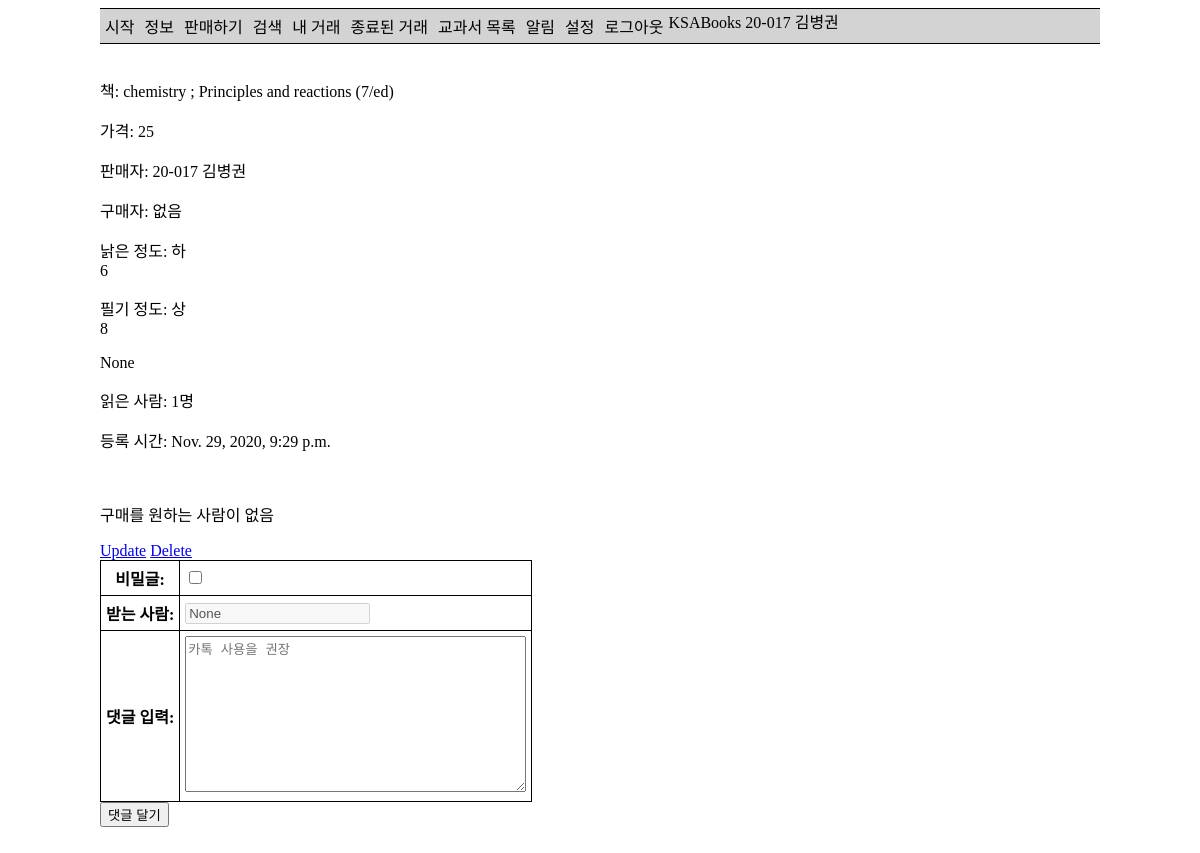
Page /offer/24 (signed in) on the earlier database version.
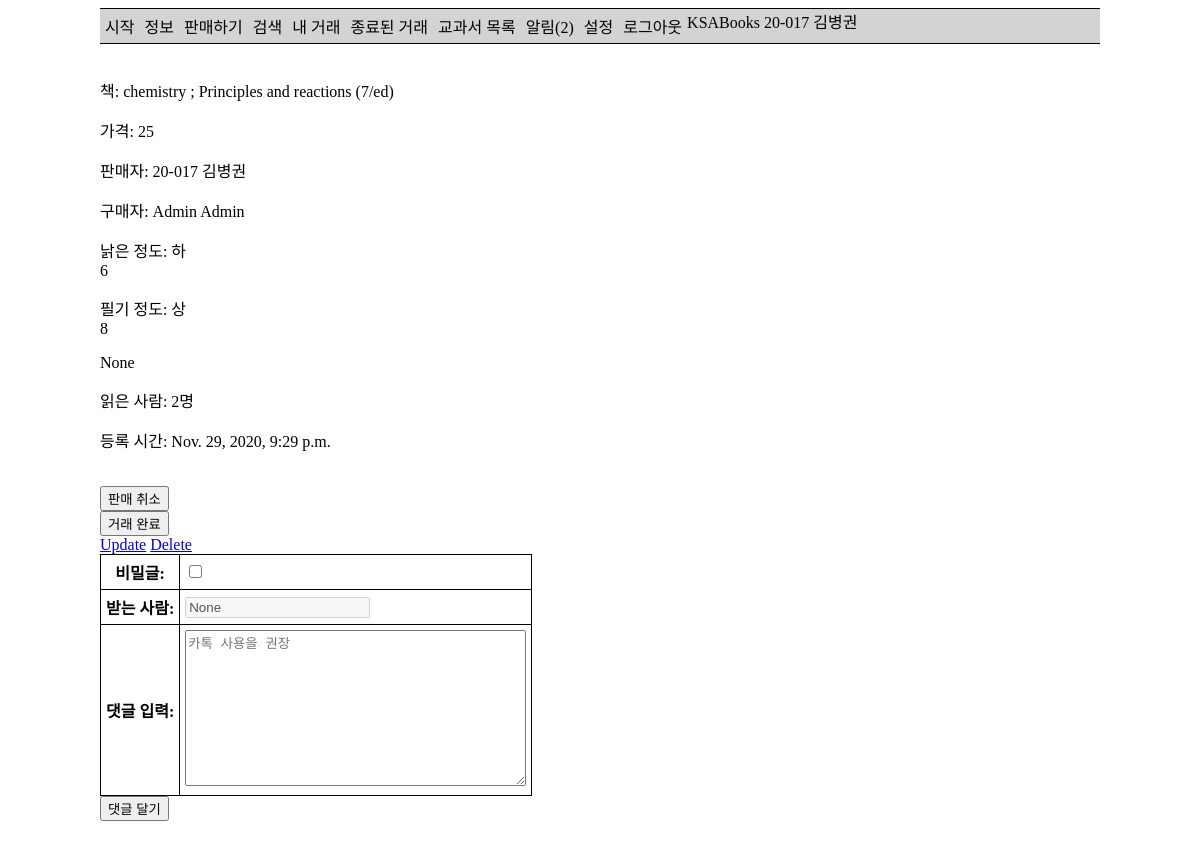
Same page on the later database version.
### ksa_books_app/models.py (models this page shows, shortened)
class StudentUser(AbstractBaseUser, PermissionsMixin):
    objects = StudentUserManager()
    student_id = models.CharField(max_length=10, verbose_name='학번', help_text='00-000', unique=True)
    name = models.CharField(max_length=100, verbose_name='이름')
    email = models.EmailField()
    is_active = models.BooleanField(default=True)
    is_admin = models.BooleanField(default=False)
    is_superuser = models.BooleanField(default=False)
    is_staff = models.BooleanField(default=False)
    date_joined = models.DateTimeField(auto_now_add=True)
    notifications = models.ManyToManyField(Notification, blank=True)
    unread_notification = models.PositiveIntegerField(default=0)
    notify_books = models.ManyToManyField(Book, verbose_name='원하는 책', blank=True)
    notify_comment = models.BooleanField(default=True, verbose_name='자신에게 댓글을 썼을 때')
    notify_new_offer = models.BooleanField(default=True, verbose_name='원하는 책이 올라왔을 때')
    notify_sold_to_user = models.BooleanField(default=True, verbose_name='자신에게 책을 판매했을 때')
    notify_sold_to_other = models.BooleanField(default=True, verbose_name='구매 신청한 책이 다른 사람에게 판매되었을 때')
    notify_new_want = models.BooleanField(default=True, verbose_name='자신의 책을 누군가 구매 신청했을 때')
    USERNAME_FIELD = 'student_id'
    REQUIRED_FIELDS = ['name']
    def __str__(self):
        return ' '.join([self.student_id, self.name])
    def is_international(self):
        return self.student_id[3] == '2'

class Offer(models.Model):
    seller = models.ForeignKey(settings.AUTH_USER_MODEL, on_delete=models.SET_NULL, null=True,
                               related_name='offer_seller')
    buyer = models.ForeignKey(settings.AUTH_USER_MODEL, on_delete=models.SET_NULL, null=True, blank=True,
                              related_name='offer_buyer')
    want_users = models.ManyToManyField(settings.AUTH_USER_MODEL, blank=True)
    seller_done = models.BooleanField(null=True, default=False)
    buyer_done = models.BooleanField(null=True, default=False)
    book = models.ForeignKey(Book, on_delete=models.SET_NULL, null=True, verbose_name='책')
    price = models.PositiveIntegerField(verbose_name='판매 가격')
    worn_degree = models.CharField(choices=QUALITY, max_length=1, verbose_name='낡은 정도')
    worn_explain = models.TextField(verbose_name='설명', null=True, blank=True)
    note_degree = models.CharField(choices=QUALITY, max_length=1, verbose_name='필기 정도')
    note_explain = models.TextField(verbose_name='설명', null=True, blank=True)
    other = models.TextField(verbose_name='기타 내용', null=True, blank=True)
    date_time = models.DateTimeField(auto_now_add=True, null=True)
    views = models.ManyToManyField(settings.AUTH_USER_MODEL, blank=True, related_name='views')

class Book(models.Model):
    title = models.CharField(max_length=100, verbose_name='제목')
    author = models.CharField(max_length=100, verbose_name='저자')
    courses = models.ManyToManyField(Course, verbose_name='과목')
    subject = models.ForeignKey(Subject, verbose_name='교과', on_delete=models.SET_NULL, null=True)
    publisher = models.CharField(max_length=100, verbose_name='출판사')
    isbn = models.CharField(max_length=13, verbose_name='ISBN',
                            help_text='13 Character <a href="https://www.isbn-international.org/content/what-isbn">ISBN number</a>')
    list_price = models.PositiveIntegerField(verbose_name='정가', null=True, blank=True)
    group_price = models.PositiveIntegerField(verbose_name='공동구매 가격', null=True, blank=True)
    using = models.BooleanField(verbose_name='사용 여부')
    class Meta:
        permissions = (
            ('load_data', 'Can load data'),
        )
        ordering = ['subject']
    def display_courses(self):
        return ', '.join([str(c) for c in self.courses.all()])
    display_courses.short_description = '수업'

### ksa_books_app/views.py (the view, shortened to what this page needs)
# urls.py: path('offer/<int:pk>', views.offer_view, name='check-offer'),
@login_required
def offer_view(request, pk):
    offer = Offer.objects.get(pk=pk)
    if not offer.views.filter(pk=request.user.pk).exists():
        offer.views.add(request.user)
    views = offer.views.all().count()
    want_users = offer.want_users.all()
    if offer.seller == request.user:
        if 'receiver' in request.GET:
            receiver = StudentUser.objects.get(student_id=request.GET.get('receiver'))
        else:
            receiver = None
    else:
        receiver = offer.seller
    if receiver:
        secret = True
    else:
        secret = False
    comment_form = CommentForm(initial={'receiver': str(receiver), 'secret': secret})
    comment_list = Comment.objects.filter(offer=offer, is_deleted=False)
    context = {
        'offer': offer,
        'views': views,
        'comment_form': comment_form,
        'comment_list': comment_list,
        'want_users': want_users,
    }
    return render(request, 'offer_view.html', context=context)

### ksa_books_app/forms.py
class CommentForm(forms.Form):
    secret = forms.BooleanField(label='비밀글', required=False)
    receiver = forms.CharField(label='받는 사람', disabled=True, required=False)
    text = forms.CharField(widget=forms.Textarea(attrs={'placeholder': '카톡 사용을 권장'}), label='댓글 입력')

### ksa_books_app/templates/offer_view.html (shortened to what this page needs)
{% extends 'base_generic.html' %}
{% block content %}
    <p>책: {{ offer.book.title }}</p>
    <p>가격: {{ offer.price }}</p>
    <p>판매자: {{ offer.seller }}</p>
    {% if offer.buyer %}
        <p>구매자: {{ offer.buyer }}</p>
    {% else %}
        <p>구매자: 없음</p>
    {% endif %}
    <p>낡은 정도: {{ offer.get_worn_degree_display }}<br>{{ offer.worn_explain }}</p>
    <p>필기 정도: {{ offer.get_note_degree_display }}<br>{{ offer.note_explain }}</p>
    <p>{{ offer.other }}</p>
    <p>읽은 사람: {{ views }}명</p>
    <p>등록 시간: {{ offer.date_time }}</p>
    <br>
    {% if offer.seller == user %}
        {% if offer.buyer %}
            {% if offer.seller_done %}
                <form method="post">
                    {% csrf_token %}
                    <input type="hidden" name="sell-done-cancel" value="True">
                    <input type="submit" value="거래 완료 취소">
                </form>
            {% else %}
                <form method="post">
                    <input type="submit" value="판매 취소">
                </form>
                <form method="post">
                    <input type="submit" value="거래 완료">
                </form>
            {% endif %}
        {% else %}
            <p>구매를 원하는 사람이 없음</p>
        {% endif %}
        <a href="{% url 'update-offer' pk=offer.pk %}">Update</a>
        <a href="{% url 'delete-offer' pk=offer.pk %}">Delete</a>
    {% endif %}
    <br>
    <form method="post">
        <table>
            {{ comment_form.as_table }}
        </table>
        <input type="submit" value="댓글 달기">
    </form>
    <br>
{% endblock %}

### ksa_books_app/templates/base_generic.html (shortened to what this page needs)
{% load tags %}
<!DOCTYPE html>
<html lang="ko">
<head>
</head>
<body>
    <div class="container">
        <div class="navigation">
            <span>KSABooks</span>
            <a href="{% url 'home' %}">시작</a>
            <a href="{% url 'about' %}">정보</a>
            <a href="{% url 'sell' %}">판매하기</a>
            <a href="{% url 'search' %}">검색</a>
            <a href="{% url 'my-offers' %}">내 거래</a>
            <a href="{% url 'past-transaction' %}">종료된 거래</a>
            <a href="{% url 'book-list' %}">교과서 목록</a>
            {% if user.unread_notification == 0 or not user.is_authenticated %}
                <a href="{% url 'notification' %}">알림</a>
            {% else %}
                <a href="{% url 'notification' %}">알림({{ user.unread_notification }})</a>
            {% endif %}
            <a href="{% url 'setting' %}">설정</a>
            {% if user.is_authenticated %}
                <a href="{% url 'logout' %}">로그아웃</a>
            {% else %}
                <a href="{% url 'login' %}">로그인</a>
            {% endif %}
            {% if user.is_authenticated %}
                <span>{{ user }}</span>
            {% endif %}
        </div>
        <br>
        {% block content %}{% endblock %}
    </div>
</body>
</html>

Differences in the rows shown:
changed StudentUser "20-017 김병권": unread_notification (not shown) → "2"
changed Offer "None": buyer_id empty → 813 (drawn); buyer (not shown) → "Admin Admin"
Other differences:
{{ views }}: "1" → "2"
form field value: (not shown) → "판매 취소"
form field value: (not shown) → "거래 완료"
text no longer shown: "알림 구매자: 없음 구매를 원하는 사람이 없음"
text now shown: "알림( ) 구매자:"
